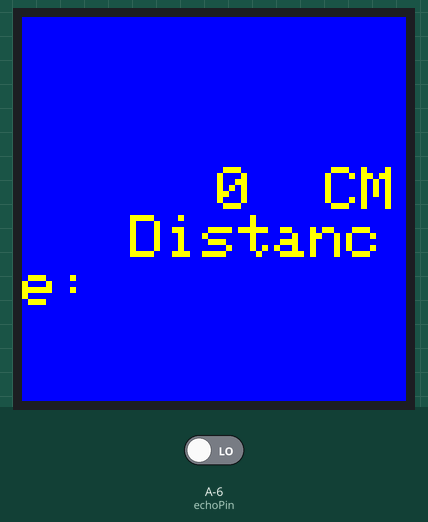
Recording of a sketch running on a simulated ATtiny85, built with avr-gcc and run on an emulated ATtiny85. On the bench: 128×128 colour display. Inputs (shaded band) come from the test bench; at power-on: A-6 (echoPin) LOW.

Above: at 1.4 s.

The sketch:

MH_Tiny88_ST7735_HC_SR04_Basic.ino
```cpp
#include <PDQ_GFX.h>				// PDQ: Core graphics library
#include "PDQ_ST7735_config.h"			// PDQ: ST7735 pins and other setup for this sketch
#include <PDQ_ST7735.h>			// PDQ: Hardware-specific driver library

PDQ_ST7735 tft;			// PDQ: create LCD object (using pins in "PDQ_ST7735_config.h")
const int trigPin = 9;
const int echoPin = 8;


void setup() {
  pinMode(trigPin, OUTPUT);
  pinMode(echoPin, INPUT);
  tft.begin();
	tft.setRotation(3);
  tft.invertDisplay(1);
	tft.fillScreen(ST7735_BLUE);
};

void loop() {
  digitalWrite(trigPin, LOW);
  delayMicroseconds(2);
  digitalWrite(trigPin, HIGH);
  delayMicroseconds(10);
  digitalWrite(trigPin, LOW);

  long duration = pulseIn(echoPin, HIGH);
  // Distance in cm = time / 58
  int distance = duration / 58;
  tft.fillRect(55, 46, 50, 25, ST7735_BLUE);  // Needed To Clear Screen Digits
	tft.setCursor(65, 50);
	tft.setTextSize(2);
	tft.setTextColor(ST7735_YELLOW);
  tft.print(distance);
  tft.println("  CM");
  tft.print("   Distance: ");
  delay(500);
}
```

PDQ_ST7735_config.h
```cpp
// PDQ_ST7735 configuration
//
// You need to include this file above #include "PDQ_ST7735.h" in your sketch.
// Check settings on lines marked with "<=".

// ST7735 has several variations, set your version based on this list (using the color of the "tab" on the screen cover).
// NOTE: The tab colors refer to Adafruit versions, other suppliers may vary (you may have to experiment to find the right one).
enum
{
	ST7735_INITB			= 0,				// 1.8" (128x160) ST7735B chipset (only one type)
	ST7735_INITR_GREENTAB		= 1,				// 1.8" (128x160) ST7735R chipset with green tab (same as ST7735_INITR_18GREENTAB)
	ST7735_INITR_REDTAB		= 2,				// 1.8" (128x160) ST7735R chipset with red tab (same as ST7735_INITR_18REDTAB)
	ST7735_INITR_BLACKTAB		= 3,				// 1.8" (128x160) ST7735S chipset with black tab (same as ST7735_INITR_18BLACKTAB)
	ST7735_INITR_144GREENTAB   	= 4,				// 1.4" (128x128) ST7735R chipset with green tab
	ST7735_INITR_MINI160x80    =  4,
	ST7735_INITR_18GREENTAB		= ST7735_INITR_GREENTAB,	// 1.8" (128x160) ST7735R chipset with green tab
	ST7735_INITR_18REDTAB		= ST7735_INITR_REDTAB,		// 1.8" (128x160) ST7735R chipset with red tab
	ST7735_INITR_18BLACKTAB		= ST7735_INITR_BLACKTAB,	// 1.8" (128x160) ST7735S chipset with black tab

};

#define ST7735_CHIPSET		4 // <= Set ST7735 LCD chipset/variation here (from above list)

//
// NOTE: It is confusing, but USI SPI on ATtiny does not use the same pins as ISP SPI!
//       Specifically MOSI is really DO pin 1 (even though used as MISO for ISP)
//
// These are based on Arduino ATtiny pins as defined here http://highlowtech.org/?p=1695

// LCD PIN	ATtiny85
// -------	---------
// 1  VCC	  3.3V/5V  (depending on module)
// 2  GND	  GND
// 3* CS	   0
// 4* RESET   3.3V/5V  (depending on module, perhaps through 10K pull-up)
// 5* DC/RS	   3
// 6* SDI/MOSI 1
// 7* SCK	   2
// 8* LED	  3.3V/5V
// 9  SDO/MISO -
//
//  * = Typically only 3.3V safe logic-line (unless board has level converter [ala Adafruit]). Be careful with 5V!

#define	ST7735_CS_PIN		10			// <= /CS pin (chip-select, LOW to get attention of ST7735, HIGH and it ignores SPI bus)
#define	ST7735_DC_PIN		12			// <= DC pin (1=data or 0=command indicator line) also called RS
//#define	ST7735_RST_PIN		RESET			// <= RST pin (optional)
#define	ST7735_MOSI_PIN	11			// <= MOSI pin (if not hardware SPI)
//#define	ST7735_MISO_PIN	0			// <= MISO pin (if not hardware SPI)
#define	ST7735_SCLK_PIN	13			// <= SCLK pin (if not hardware SPI)
// (with hardware SPI some pins dictated by AVR PIN function - as shown above)
#define ST7735TFT_RST -1
// other PDQ library options
#define	ST7735_SAVE_SPCR	0			// <= 0/1 with 1 to save/restore AVR SPI control register (to "play nice" when other SPI use)
```
